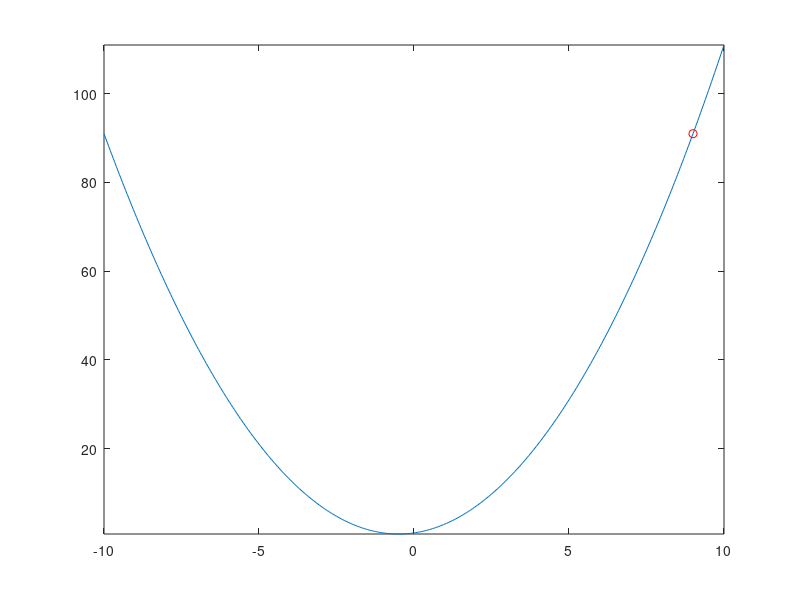

This figure's MATLAB source: (Note: this script raises an error after producing the figure.)
%%
% Plot 2D Adagrad example
%%

clear all;
close all;

addpath('../optimizer');

f = @(x) x.^2 + x + 1;
X = -10:0.05:10;
Y = f(X);
plot(X, Y);
xlim([-10, 10]);
ylim([min(Y), max(Y)]);

hold on;

gamma = 0.9;
lambda = 0.7;
eps = 1e-8;
a = 0.1;
x = 9;
k = 0;

xptr = plot(x, f(x), 'ro');
T = 500;

f_pos = get(gcf, 'Position');
f_width = f_pos(3);
f_height = f_pos(4);
mov = zeros(f_height, f_width+10, 1, T, 'uint8');

for k_ = 1:T
    fprintf("%d: x=%f, y=%f\n", k, x, f(x));
    
    [fin, k, xn] = Adadelta(f, x, a, k, eps, lambda, gamma);
    if fin
        break
    end
    
    plot([x, xn], [f(x), f(xn)], 'r-');
    x = xn;
    set(xptr, 'XData', x, 'YData', f(x));
    drawnow;
    
    frame = getframe(gcf);
    if k_ == 1
        [mov(:, :, 1, k_), map] = rgb2ind(frame.cdata, 256, 'nodither');
    else
        mov(:, :, 1, k_) = rgb2ind(frame.cdata, map, 'nodither');
    end
end

% resize gif timelength
if k_ < T
    mov = mov(:, :, 1, 1:k_);
else
    fprintf("Failed to converge...\n");
end

fname = "Adadelta.gif";
fprintf("Write animation to '%s'\n", fname);
imwrite(mov, map, fname, 'DelayTime', 0, 'LoopCount', inf);
